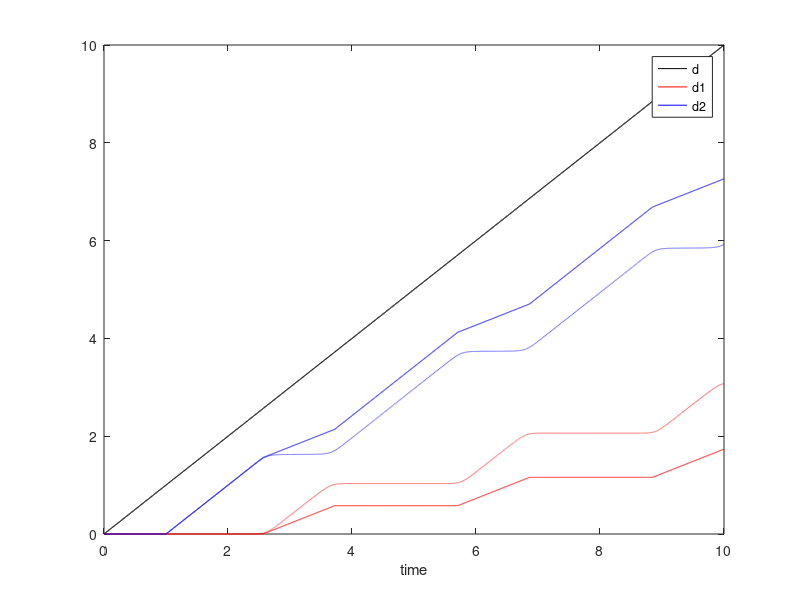

This figure's MATLAB source:
function fault_system_epsilon2_viscous()
% Calculates displacements along 2 nearly parallel fault strands
% given some idealized assumptions:
% stress ~ sigma_xy + epsilon(t)
% fault1 ~ yield stress tau0, angle ~ 0 + epsilon1
% fault2 ~ yield stress tau0, angle ~ 0 + epsilon2
% Instead of changes directly to sigma_xy, below implements changes to
% principal stress angle as the perturbation
% yield criterion sigma_xy >= tau0
% System driven by applied constant velocity
% Stress is calculated elastically
% Written by VCT
    close all;
    sigma_xy = 1;
    tau0 = 1;
    v = 1;
    mu = 1;
    H = 1;
    dt = 0.001;
    t = [0:dt:10];

    epsilon1 = 0.05;
    epsilon2 = 0;
    ps_angle = 0.1 * cos(2 * t); 
    [dd, dd1, dd2] = euler_integrate(t, v, [0, 0, 0], epsilon1, epsilon2, ...
                                     tau0, ps_angle, mu, H);
    [ddv, ddv1, ddv2] = euler_integrate_viscous(t, v, [0, 0, 0], epsilon1, epsilon2, ...
                                     tau0, ps_angle, mu, H);

    
    figure;
    hold on;
    plot(t, dd, "-k")
    plot(t, dd1, "-r")
    plot(t, dd2, "-b")
    plot(t, ddv, "--k")
    plot(t, ddv1, "--r")
    plot(t, ddv2, "--b")

    xlabel("time");
    box on;
    legend("d", "d1", "d2");
end


function [d, d1, d2] = euler_integrate(t, v, ics, epsilon1, epsilon2, ...
                                       tau0, ps_angle, mu, H)
    dt = t(2) - t(1);
    d = v * t;
    d1 = zeros(size(t));
    d2 = zeros(size(t));
            
    for i=2:length(t)
        sigma_xy = mu / H * (d(i-1) - d1(i-1) - d2(i-1));

        % Victor's new lines from late October
        sigma_shear1(i) = 0.1*cos(2*t(i-1))*sin(2*epsilon1)+sigma_xy*cos(2*epsilon1);
        sigma_shear2(i) = 0.1*cos(2*t(i-1))*sin(2*epsilon2)+sigma_xy*cos(2*epsilon2);

        
        if sigma_shear1(i) >= tau0 && sigma_shear2(i) < tau0
            %increment fault1
            d1(i) = d1(i-1) + v * dt;
            d2(i) = d2(i-1);
        elseif sigma_shear1(i) < tau0 && sigma_shear2(i) >= tau0
            %increment fault2
            d1(i) = d1(i-1);
            d2(i) = d2(i-1) + v * dt;
        elseif sigma_shear1(i) < tau0 && sigma_shear2(i) < tau0
            %neither fault incremented
            d1(i) = d1(i-1);
            d2(i) = d2(i-1);
        else
            %split the increment with a 50% rule
            d1(i) = d1(i-1) + 0.5 * v * dt;
            d2(i) = d2(i-1) + 0.5 * v * dt;
        end
    end
end


function [d, d1, d2] = euler_integrate_viscous(t, v, ics, epsilon1, epsilon2, ...
                                       tau0, ps_angle, mu, H)
    dt = t(2) - t(1);
    d = v * t;
    d1 = zeros(size(t));
    d2 = zeros(size(t));
            
    for i=2:length(t)
        sigma_xy = mu / H * (d(i-1) - d1(i-1) - d2(i-1));

        % Victor's new lines from late October
        sigma_shear1(i) = 0.1*cos(2*t(i-1))*sin(2*epsilon1)+sigma_xy*cos(2*epsilon1);
        sigma_shear2(i) = 0.1*cos(2*t(i-1))*sin(2*epsilon2)+sigma_xy*cos(2*epsilon2);

        length_scale = 1;
        eta = 1;
        n = 0.001;
        v1 = sign(sigma_shear1(i))*(abs(sigma_shear1(i))^(1/n)) * length_scale / eta;
        v2 = sign(sigma_shear1(i))*(abs(sigma_shear2(i))^(1/n)) * length_scale / eta;
        vtotal = v1 + v2;
        % v1 = v1 / vtotal;
        % v2 = v2 / vtotal;
        d1(i) = d1(i-1) + v1 * dt;
        d2(i) = d2(i-1) + v2 * dt;
    end
end
